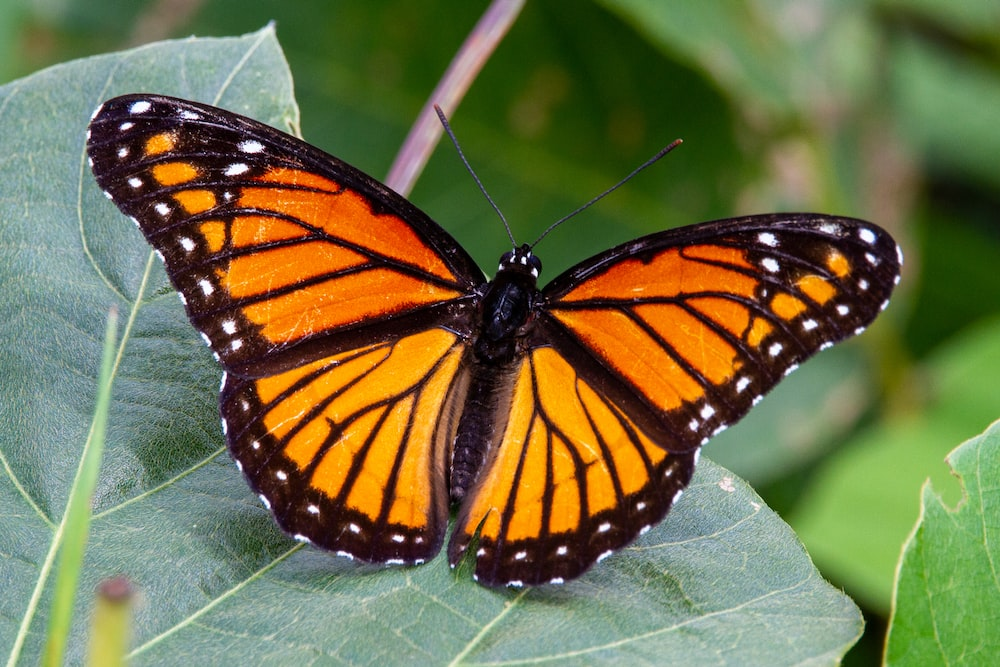
#> input picture but.jpg, 1000 x 667 px
$ python main.py
#> lines starting #> are read from the running program, lines starting #| are printed output that depends on the picture
# from PIL import Image
# pic = Image.open("fam.jpg")
# picnew = Image.new("RGB",pic.size,"white")
# pixel_out = pic.load()
# pixel_in = picnew.load()

# x = pic.read("fam.jpg")
# flipped = pic.flip(pic,-1)
# pic.show(flipped)

#otocenie obrazku podla y osi
# for x in range(pic.size[0]):
#     for y in range(pic.size[1]):
#         pixel_in[pic.size[0]-1-x,y] = pixel_out[x,y]
#
# picnew.show()

#zrusenie kazdeho druheho stlpca a riadku
# for x in range(0, pic.size[0],2):
#     for y in range(0, pic.size[1],2):
#         pixel_in[x//2,y//2] = pixel_out[x,y]
# picnew.show()


#zvacsanie obrazku 2x
#
# from PIL import Image
# pic = Image.open("fam.jpg")
# picnew = Image.new("RGB",(pic.size[0]*2,pic.size[1]*2),"white")
# pixel_out = pic.load()
# pixel_in = picnew.load()
#
# for x in range(pic.size[0]):
#     for y in range(pic.size[1]):
#         pixel_in[2*x,2*y] = pixel_out[x,y]
#         pixel_in[2*x+1,2*y+1] = pixel_out[x,y]
#         pixel_in[2*x+1,2*y] = pixel_out[x,y]
#         pixel_in[2*x,2*y+1] = pixel_out[x,y]
# picnew.show()

#zvacsanie obrazku 4x, dorobit

# from PIL import Image
# pic = Image.open("fam.jpg")
# picnew = Image.new("RGB",(pic.size[0]*4,pic.size[1]*4),"white")
# pixel_out = pic.load()
# pixel_in = picnew.load()
#
# for x in range(pic.size[0]):
#     for y in range(pic.size[1]):
#         pixel_in[2*x,2*y] = pixel_out[x,y]
#         pixel_in[2*x+1,2*y+1] = pixel_out[x,y]
#         pixel_in[2*x+1,2*y] = pixel_out[x,y]
#         pixel_in[2*x,2*y+1] = pixel_out[x,y]
#         pixel_in[2*x+2,2*y+2] = pixel_out[x,y]
#         pixel_in[2*x+2,2*y+1] = pixel_out[x,y]
#         pixel_in[2*x+1,2*y+2] = pixel_out[x,y]
#         pixel_in[2*x,2*y] = pixel_out[x,y]
#         pixel_in[2*x,2*y] = pixel_out[x,y]
# picnew.show()

# otocenie obrazku podla x a y osi, ????
# from PIL import Image
# pic = Image.open("fam.jpg")
# picnew = Image.new("RGB",pic.size,"white")
# pixel_out = pic.load()
# pixel_in = picnew.load()
#
# for x in range(pic.size[0]):
#     for y in range(pic.size[1]):
#         pixel_in[pic.size[0]-x,-y] = pixel_out[x,y]
#
# picnew.show()

# urob ciernobiely a

from PIL import Image, ImageOps
pic = Image.open("but.jpg")
#> pic is the input picture: PIL image 1000x667 RGB; mean R, G, B 113.3, 113.6, 72.6
pic1 = ImageOps.grayscale(pic)
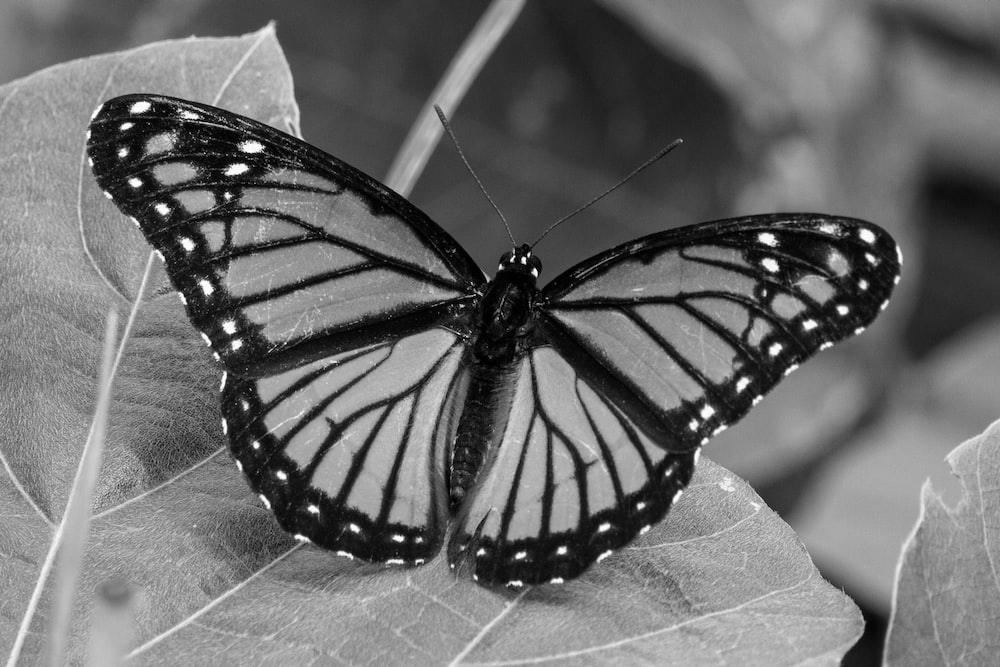
#> pic1: PIL image 1000x667 L; min 0, max 255, mean 108.8
pixels = pic1.load()
fw = open("vysledok.txt","w", encoding = "UTF-*")
fw.write(str(pic.size[0])+ "" +str(pic.size[1])+ "\n")

for y in range(pic1.size[1]):
    for x in range(pic1.size[1]):
        #TODO zapis do suboru
        print(hex(pixels[x,y])[2::]) #hex prevedie cislo do 16kovej sustavy
    fw.write("\n")
#> this loop made 667 passes
#> (printed output is left out)
pic1.show()

#cierna 0, biela 1

$ run again, with fam.jpg copied over but.jpg
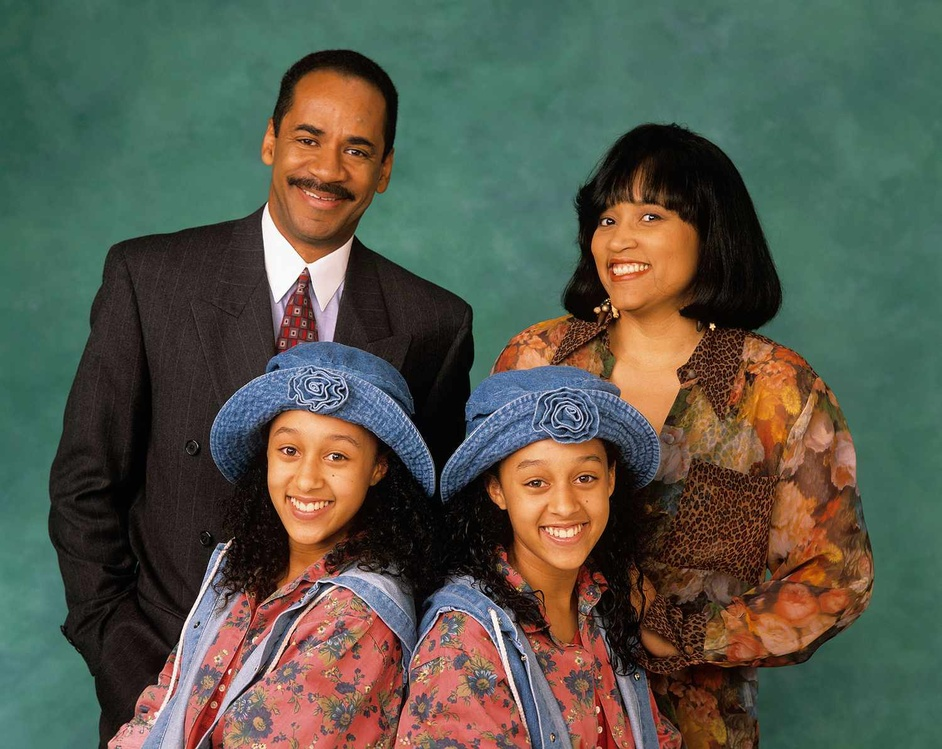
#> input picture fam.jpg, 942 x 749 px, shrunk from 1500 x 1193 before the run
#> pic is the input picture: PIL image 942x749 RGB; mean R, G, B 86.7, 88.2, 75.3
#> `pic1 = ImageOps.grayscale(pic)`:
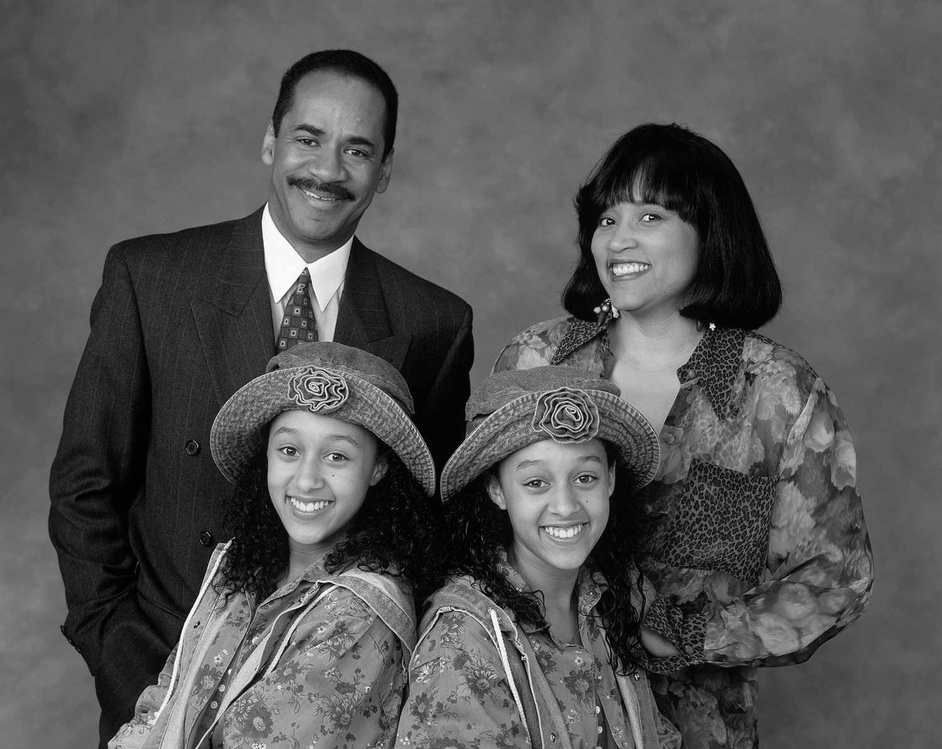
#> pic1: PIL image 942x749 L; min 0, max 255, mean 86.3
#> the loop `for y in range(pic1.size[1]):` made 749 passes
#> (printed output is left out)
